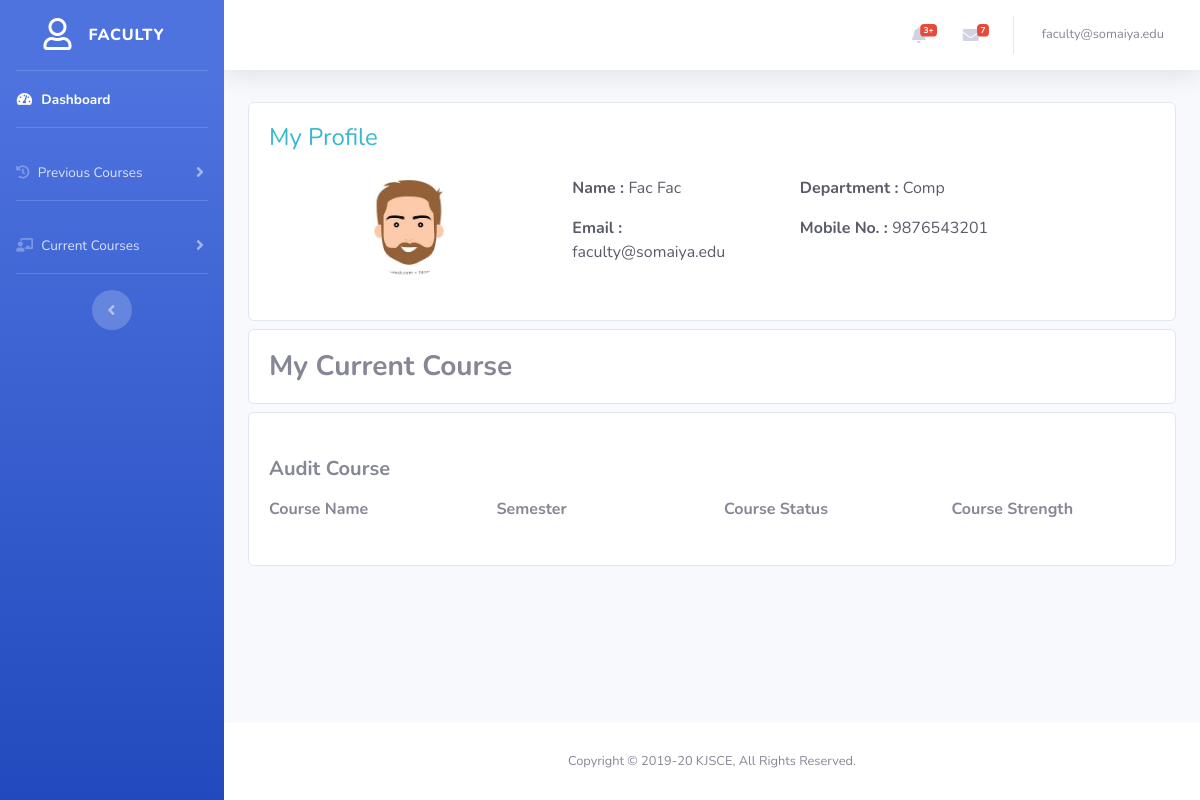
The app's page /faculty/index.php (signed in), older data.
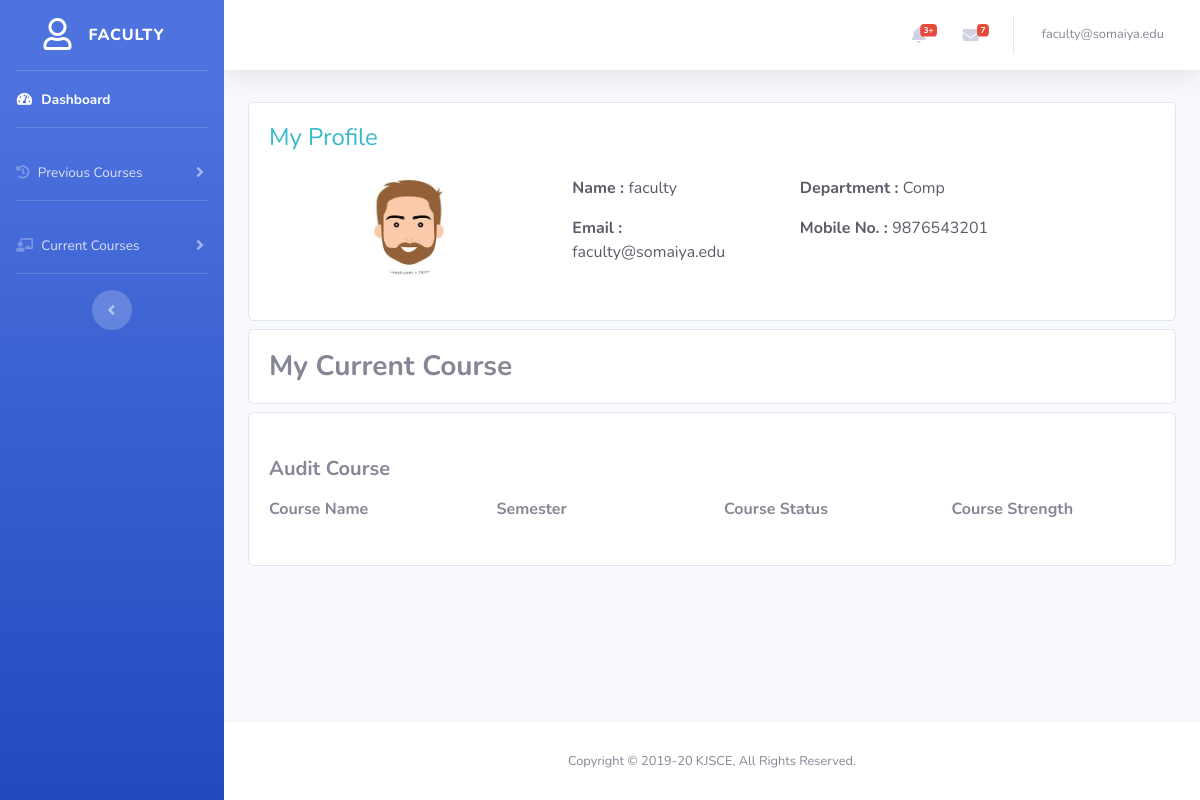
The same page, newer data.
### tables this page shows
CREATE TABLE `faculty` (
  `email_id` varchar(50) NOT NULL,
  `fname` varchar(30) NOT NULL,
  `mname` varchar(30) NOT NULL,
  `lname` varchar(30) NOT NULL,
  `dept_id` int(11) NOT NULL,
  `post` varchar(30) NOT NULL,
  `username` varchar(20) NOT NULL
);

CREATE TABLE `department` (
  `dept_id` int(11) NOT NULL,
  `dept_name` varchar(50) NOT NULL
);

### faculty/index.php (the view, shortened to what this page needs)
<?php
include('../config.php');
include('../includes/header.php');
?>
<?php include('sidebar.php'); ?>
<?php include('../includes/topbar.php'); ?>
<div class="container-fluid">
    <div class="row">
        <div class="col-md-12 grid-margin stretch-card mt-2">
            <div class="card">
                <div class="card-body">
                    <h4 class="card-title text-info mb-4">My Profile</h4>
                    <?php
                        $email = $_SESSION['email'];
                        $fname = 'fname';
                        $lname = 'lname';
                        $department = 'department';
                        $mobile = '9876543201';
                        $query = "SELECT fname, lname, dept_id FROM faculty WHERE email_id = '$email'";
                        if($result = mysqli_query($conn, $query)){
                            $rowcount = mysqli_num_rows($result);
                            if($rowcount == 1){
                                $row = mysqli_fetch_assoc($result);
                                $fname = $row['fname'];
                                $lname = $row['lname'];
                                $dept_id = $row['dept_id'];
                                $query = "SELECT dept_name FROM department WHERE dept_id = '$dept_id'";
                                $result = mysqli_query($conn, $query);
                                $row = mysqli_fetch_assoc($result);
                                $department = $row['dept_name'];
                            }
                        }
                    ?>
                    <div class="row">
                        <div class="col-md-4">
                            <img src="../vendor/img/person1.jpg" class="rounded-circle mx-auto d-block mb-4" alt="..." width="100em" height="100em">
                        </div>
                        <div class="col-md-6">
                            <div class="row">
                                <div class="col-md-6">
                                    <p class="text-dark"> <span><b>Name : </b></span><?php echo $fname.' '.$lname; ?></p>
                                    <p class="text-dark"> <span><b>Email : </b></span><?php echo $email; ?></p>
                                </div>
                                <div class="col-md-6">
                                    <p class="text-dark"> <span><b>Department : </b></span><?php echo $department; ?> </p>
                                    <p class="text-dark"> <span><b>Mobile No. : </b></span><?php echo $mobile; ?></p>
                                </div>
                            </div>
                        </div>
                    </div>
                </div>
            </div>
        </div>
        <div class="col-md-12 grid-margin stretch-card mt-2">
            <div class="card">
                <div class="card-body">
                    <div class="row align-items-center">
                        <div class="col-12">
                            <h3 class="mb-0"><strong>My Current Course</strong></h3>
                        </div>
                    </div>
                </div>
            </div>
        </div>
        <div class="col-md-12 grid-margin stretch-card mt-2 mb-4">
            <div class="card">
                <div class="card-body">
                    <form class="forms-sample mt-4" action="">
                        <p class="card-description">
                            <h5><strong> Audit Course </strong></h5>
                        </p>
                        <div class="row">
                            <div class="col-md-3">
                                <div class="form-group">
                                    <label for="exampleInputCourseName"><b>Course Name</b></label>
                                    <br>
                                </div>
                            </div>
                            <div class=" col-md-3">
                                <div class="form-group">
                                    <label for="exampleInputSemester"><b>Semester</b></label>
                                    <br>
                                </div>
                            </div>
                            <div class="col-md-3">
                                <div class="form-group">
                                    <label for="exampleInputStatus"><b>Course Status</b></label>
                                    <br>
                                </div>
                            </div>
                            <div class="col-md-3">
                                <div class="form-group">
                                    <label for="exampleInputStrength"><b>Course Strength</b></label>
                                    <br>
                                </div>
                            </div>
                        </div>
                    </form>
                </div>
            </div>
        </div>
    </div>
</div>
<?php include('../includes/footer.php');
include('../includes/scripts.php');
?>

### includes/header.php (shortened to what this page needs)
<!DOCTYPE html>
<html lang="en">
<head>
  <link href="../vendor/fontawesome-free/css/all.min.css" rel="stylesheet" type="text/css">
  <link href="../vendor/css/sb-admin-2.min.css" rel="stylesheet">
  <link href="../vendor/datatables/dataTables.bootstrap4.min.css" rel="stylesheet">
</head>
<body id="page-top">
  <div id="wrapper">

### faculty/sidebar.php (shortened to what this page needs)
<ul class="navbar-nav bg-gradient-primary sidebar sidebar-dark accordion" id="accordionSidebar">
  <a class="sidebar-brand d-flex align-items-center justify-content-center" href="index.php">
    <div class="sidebar-brand-icon ">
      <i class="far fa-user"></i>
    </div>
    <div class="sidebar-brand-text mx-3">Faculty</div>
  </a>
  <hr class="sidebar-divider my-0">
  <li class="nav-item active">
    <a class="nav-link" href="index.php">
      <i class="fas fa-fw fa-tachometer-alt"></i>
      <span>Dashboard</span></a>
  </li>
  <hr class="sidebar-divider">
  <li class="nav-item">
    <a class="nav-link collapsed" href="#" data-toggle="collapse" data-target="#collapseTwo" aria-expanded="true" aria-controls="collapseTwo">
      <i class="fas fa-history"></i>
      <span>Previous Courses</span>
    </a>
  </li>
  <hr class="sidebar-divider">
  <li class="nav-item">
    <a class="nav-link collapsed" href="#" data-toggle="collapse" data-target="#collapseUtilities" aria-expanded="true" aria-controls="collapseUtilities">
      <i class="fas fa-chalkboard-teacher"></i>
      <span>Current Courses</span>
    </a>
  </li>
  <hr class="sidebar-divider d-none d-md-block">
  <div class="text-center d-none d-md-inline">
    <button class="rounded-circle border-0" id="sidebarToggle"></button>
  </div>
</ul>
<div id="content-wrapper" class="d-flex flex-column">
  <div id="content">

### includes/topbar.php (shortened to what this page needs)
<nav class="navbar navbar-expand navbar-light bg-white topbar mb-4 static-top shadow">
  <ul class="navbar-nav ml-auto">
    <li class="nav-item dropdown no-arrow mx-1">
      <a class="nav-link dropdown-toggle" href="#" id="alertsDropdown" role="button" data-toggle="dropdown" aria-haspopup="true" aria-expanded="false">
        <i class="fas fa-bell fa-fw"></i>
        <span class="badge badge-danger badge-counter">3+</span>
      </a>
    </li>
    <li class="nav-item dropdown no-arrow mx-1">
      <a class="nav-link dropdown-toggle" href="#" id="messagesDropdown" role="button" data-toggle="dropdown" aria-haspopup="true" aria-expanded="false">
        <i class="fas fa-envelope fa-fw"></i>
        <span class="badge badge-danger badge-counter">7</span>
      </a>
    </li>
    <li class="nav-item dropdown no-arrow">
      <a class="nav-link dropdown-toggle" href="#" id="userDropdown" role="button" data-toggle="dropdown" aria-haspopup="true" aria-expanded="false">
        <span class="mr-2 d-none d-lg-inline text-gray-600 small"><?php echo $_SESSION['email']; ?></span>
      </a>
    </li>
  </ul>
</nav>

### includes/footer.php (shortened to what this page needs)
</div>
<footer class="sticky-footer bg-white">
  <div class="container my-auto">
    <div class="copyright text-center my-auto">
      <span>Copyright &copy; 2019-20 KJSCE, All Rights Reserved.</span>
    </div>
  </div>
</footer>
</div>
</div>

### includes/scripts.php (shortened to what this page needs)
</body>
</html>

Row changes from the older to the newer data that the page shows:
changed faculty: fname "Fac" → "faculty"; lname "Fac" → (not shown)
